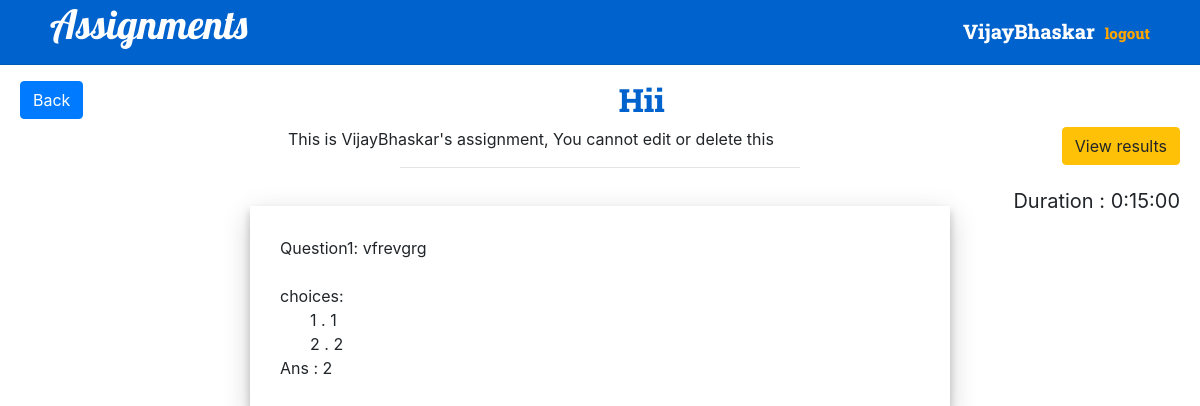
/qstnv/3/qstnv (signed in), run on the app's committed database.
### assignment_project/models.py (models this page shows, shortened)
class Assignment(models.Model):
    branch = models.CharField(max_length=5, default='clg')
    year = models.CharField(max_length=2, default='e1')
    name = models.CharField(max_length=40)
    Teacher = models.ForeignKey(UserProfile, on_delete=models.SET_NULL, related_name='teacher', blank=True, null=True)
    pub_date = models.DateTimeField(default=timezone.now)
    time = models.DurationField(default=datetime.timedelta(minutes=15))

class Question(models.Model):
    question = models.CharField(max_length=200)
    assignment = models.ForeignKey(Assignment, on_delete=models.SET_NULL, related_name='assignment', blank=True, null=True)
    answer = models.ForeignKey(Choice, on_delete=models.SET_NULL, related_name='answer', blank=True, null=True)
    img = models.ImageField(upload_to='images/', default='images/night_owl.png', blank=True, null=True)
    choices = models.ManyToManyField(Choice)

class Choice(models.Model):
    choice = models.CharField(max_length=60)

### assignment_project/views.py (the view)
# urls.py: path('qstnv/<int:aid>/qstnv', views.qstn_view, name='qstnv'),
def qstn_view(response, aid):
    if response.user.profile.is_stu:
        return redirect('/assignments')
    asgmnt = models.Assignment.objects.get(id=aid)
    qstns = models.Question.objects.select_related().filter(assignment=asgmnt)
    response.session['aspk'] = aid
    if response.method == 'GET':
        stu = models.User.objects.filter(pk=response.user.pk).first()
        qn = 0
        choices = []
        for q in qstns:
            ch = q.choices.all()
            choices.append(ch)
            qn = qn + 1
        lenl = list(range(qn))
        img = []
        for i in qstns:
            try:
                img.append(i.img.url)
            except ValueError:
                img.append(None)
        ans = [a.answer.choice for a in qstns]
        qst = [q.question for q in qstns]
        qpk = [q.pk for q in qstns]
        if (not response.user.username == asgmnt.Teacher.user.username) or asgmnt.pub_date.replace(
                tzinfo=None) <= datetime.now():
            print('=' * 40, datetime.now())
            print(asgmnt.pub_date)
            heading = f"This is {models.Assignment.objects.get(pk=aid).Teacher.user.username}'s assignment, You cannot edit or delete this"
            if asgmnt.pub_date >= datetime.now(asgmnt.pub_date.tzinfo):
                heading = 'Test is already taken by students cannot edit or delete now'
            return render(response, 'qstnvr.html', {'qstns': qpk, 'choices': choices, 'qst': qst, 'img': img,
                                                    'len': lenl, 'stu': stu.username, 'ans': ans, 'heading': heading,
                                                    'an': asgmnt.name.title(), 'duration': asgmnt.time})
        return render(response, 'qstnv.html', {'qstns': qpk, 'choices': choices, 'qst': qst, 'img': img,
                                               'len': lenl, 'stu': stu.username, 'ans': ans, 'aspk': aid,
                                               'an': asgmnt.name.title(), 'duration': asgmnt.time})

### assignment_project/templatetags/index.py (called while the page is built)
@register.filter
def index(indexable, i):
    return indexable[i]

### assignment_project/templates/qstnvr.html (shortened to what this page needs)
{% extends "base.html" %}
{% load index %}
{% block content %}
<body>
    <div  style="background-color:#0062cc;color:white">
		<h1 style="padding-left:50px;font-family:globs" ><a href="{% url 'main_page'%}" style="color:white"> Assignments</a>
		<p style="font-family:grob;" class="title">{{ stu }}<a href="/logout" style="padding-left:10px;font-size:15px;color:orange">logout</a></p></h1><hr>
    </div>
	<span style="float:left;padding-left:20px"><button onclick="javascript:history.go(-1);" class="btn btn-primary">Back</button></span>
	<div align="center">
		<h2 align="center" style="color:#0062cc;font-family:grob">{{an}}</h2>
		<span style="float:right;padding-right:20px"><a href="/view_results"><button class="btn btn-warning">View results</button></a> </span>
		<p> {{heading}} </p>
		<p style="float:right;padding-right:20px;font-size:20px;margin-top:0.5cm">Duration : {{ duration }}</p>
		<div style="padding-right:400px;padding-left:400px"><hr></div>
		<div align="left">
			{% for i in len %}
			<div class="box" style="margin-bottom:1cm">
				Question{{forloop.counter}}: {{ qst|index:i }}<br>
				<br>
				choices:<br>
				{% for c in choices|index:i %}
				<span style="padding-left:30px">{{forloop.counter}} . {{ c.choice }}</span><br>
				{% endfor %}
				Ans : {{ ans|index:i }}
			</div>
			{% endfor %}
		</div>
	</div>
</body>
{% endblock %}

### assignment_project/templates/base.html (style rules this page uses)
.box { width: 700px; border: 5px blue; padding: 30px; margin: 0px auto; margin-top:1cm; box-shadow: 0 5px 8px 0 rgba(0, 0, 0, 0.2), 0 9px 26px 0 rgba(0, 0, 0, 0.19); }
.title { display:inline-block; font-size:20px; float:right; padding-right:50px; margin-top:0.5cm; }

### data on the page
Assignment: name "Hii", time "0:15:00"
Question: question "vfrevgrg", ans "2"
Choice: choice "1"
Choice: choice "2"

### other printed values
{{ stu }} "VijayBhaskar"
{{ heading }} "This is VijayBhaskar's assignment, You cannot edit or delete this"
